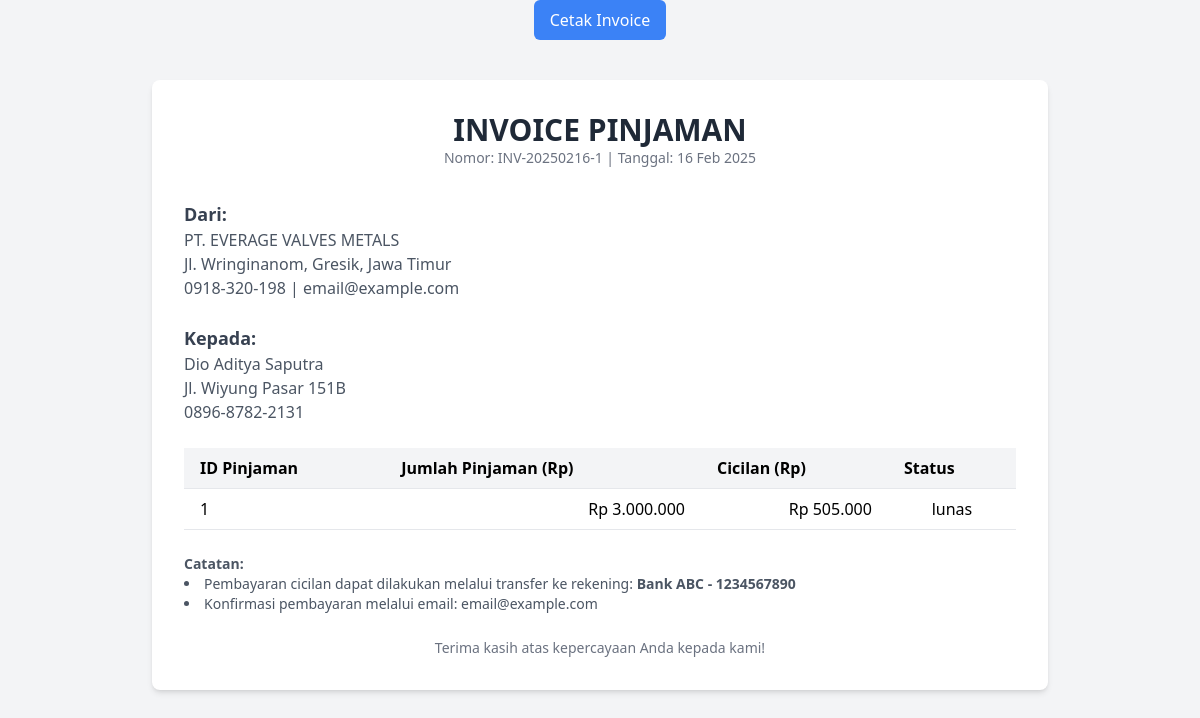
Screenshot of /invoice.php?id_pinjaman=1 with the database file from the repository.
### tables this page shows
CREATE TABLE `pinjaman` (
  `id_pinjaman` int(11) NOT NULL,
  `id_karyawan` int(11) NOT NULL,
  `tanggal_pinjaman` date NOT NULL,
  `jumlah_pinjaman` decimal(15,2) NOT NULL,
  `tenor` int(11) NOT NULL,
  `bunga` decimal(5,2) NOT NULL,
  `total_pinjaman` decimal(12,2) NOT NULL,
  `cicilan` decimal(15,2) NOT NULL,
  `deadline` date NOT NULL,
  `status_pinjaman` enum('pending','aktif','ditolak','lunas') NOT NULL DEFAULT 'pending',
  `is_active` tinyint(1) DEFAULT 1
);

CREATE TABLE `karyawan` (
  `id_karyawan` int(11) NOT NULL,
  `nama` varchar(100) NOT NULL,
  `nik` varchar(20) NOT NULL,
  `alamat` text DEFAULT NULL,
  `no_telepon` varchar(15) DEFAULT NULL,
  `tanggal_pendaftaran` date DEFAULT NULL,
  `status_aktif` enum('aktif','nonaktif') NOT NULL DEFAULT 'aktif'
);

### invoice.php (the view, shortened to what this page needs)
<?php
include 'service/database.php';
$id_pinjaman = isset($_GET['id_pinjaman']) ? intval($_GET['id_pinjaman']) : 0;
$sql_pinjaman = "SELECT p.*, k.nama, k.nik, k.alamat, k.no_telepon, p.jumlah_pinjaman, p.cicilan, p.status_pinjaman FROM pinjaman p
                 JOIN karyawan k ON p.id_karyawan = k.id_karyawan
                 WHERE p.id_pinjaman = $id_pinjaman";
$result_pinjaman = $db->query($sql_pinjaman);
$pinjaman = $result_pinjaman->fetch_assoc();
?>
<!DOCTYPE html>
<html lang="id">
<head>
    <script src="https://cdn.tailwindcss.com"></script>
</head>
<body class="bg-gray-100 font-sans">
    <div class="text-center mb-4 no-print">
        <button onclick="printInvoice()" class="bg-blue-500 text-white px-4 py-2 rounded-md hover:bg-blue-600">
            Cetak Invoice
        </button>
    </div>
    <div class="invoice-container max-w-4xl mx-auto mt-10 bg-white p-8 rounded-lg shadow-md relative">
        <div class="text-center mb-8">
            <h1 class="text-3xl font-bold text-gray-800">INVOICE PINJAMAN</h1>
            <p class="text-sm text-gray-500">Nomor: INV-<?php echo date('Ymd') . "-" . $id_pinjaman; ?> | Tanggal: <?php echo date('d M Y'); ?></p>
        </div>
        <div class="mb-6">
            <p class="text-lg font-semibold text-gray-700">Dari:</p>
            <p class="text-gray-600">PT. EVERAGE VALVES METALS</p>
            <p class="text-gray-600">Jl. Wringinanom, Gresik, Jawa Timur</p>
            <p class="text-gray-600">0918-320-198 | email@example.com</p>
        </div>
        <div class="mb-6">
            <p class="text-lg font-semibold text-gray-700">Kepada:</p>
            <p class="text-gray-600"><?php echo htmlspecialchars($pinjaman['nama']); ?></p>
            <p class="text-gray-600"><?php echo htmlspecialchars($pinjaman['alamat']); ?></p>
            <p class="text-gray-600"><?php echo htmlspecialchars($pinjaman['no_telepon']); ?></p>
        </div>
        <table class="w-full border-collapse text-left mb-6">
            <thead>
                <tr class="bg-gray-100">
                    <th class="py-2 px-4 border-b">ID Pinjaman</th>
                    <th class="py-2 px-4 border-b">Jumlah Pinjaman (Rp)</th>
                    <th class="py-2 px-4 border-b">Cicilan (Rp)</th>
                    <th class="py-2 px-4 border-b">Status</th>
                </tr>
            </thead>
            <tbody>
    <?php if (!empty($pinjaman)): ?>
        <tr>
            <td class="py-2 px-4 border-b"><?php echo htmlspecialchars($pinjaman['id_pinjaman']); ?></td>
            <td class="py-2 px-4 border-b text-right">Rp <?php echo number_format($pinjaman['jumlah_pinjaman'], 0, ',', '.'); ?></td>
            <td class="py-2 px-4 border-b text-right">Rp <?php echo number_format($pinjaman['cicilan'], 0, ',', '.'); ?></td>
            <td class="py-2 px-4 border-b text-center"><?php echo htmlspecialchars($pinjaman['status_pinjaman']); ?></td>
        </tr>
    <?php else: ?>
        <tr>
            <td colspan="4" class="py-2 px-4 border-b text-center">Tidak ada data pinjaman.</td>
        </tr>
    <?php endif; ?>
</tbody>
        </table>
        <div class="mb-6">
            <p class="text-sm text-gray-600"><strong>Catatan:</strong></p>
            <ul class="list-disc list-inside text-sm text-gray-600">
                <li>Pembayaran cicilan dapat dilakukan melalui transfer ke rekening: <strong>Bank ABC - 1234567890</strong></li>
                <li>Konfirmasi pembayaran melalui email: email@example.com</li>
            </ul>
        </div>
        <div class="text-center text-gray-500 text-sm">
            <p>Terima kasih atas kepercayaan Anda kepada kami!</p>
        </div>
    </div>
</body>
</html>

### rows the page displays
pinjaman: id_karyawan.nama "Dio Aditya Saputra", id_karyawan.alamat "Jl. Wiyung Pasar 151B", id_karyawan.no_telepon "0896-8782-2131", id_pinjaman "1", jumlah_pinjaman "3.000.000", cicilan "505.000", status_pinjaman "lunas"

### other values shown
$id_pinjaman "1"
